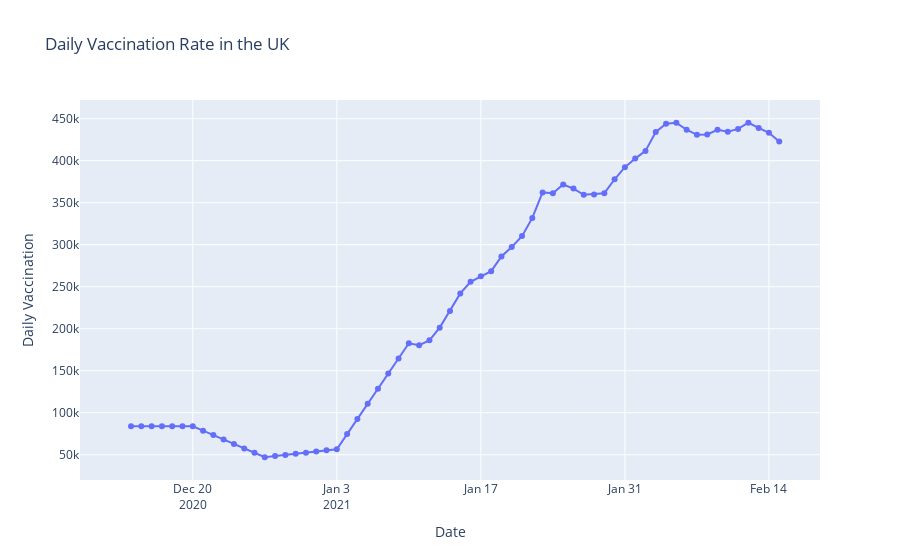

This figure's notebook cell:
### Code cell
#Daily Vaccination rate in the UK
fig=go.Figure()
df1=df[df['country']=='United Kingdom']
fig.add_trace(go.Scatter(x=df1.date,y=df1.daily_vaccinations,mode='lines+markers',name='UK'))
fig.update_layout(title = 'Daily Vaccination Rate in the UK',xaxis_title='Date',yaxis_title='Daily Vaccination' )
